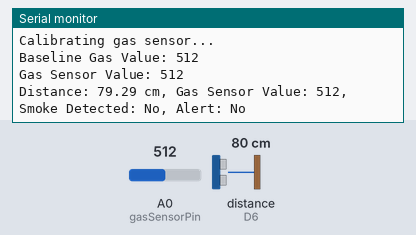
Bench run of a sketch on a simulated ESP8266 (NodeMCU). On the bench: the last lines printed to the serial monitor. Wiring (inferred from the names in the program): ultrasonic range finder: trigger D5; echo D6. The test bench sets the inputs (shaded band); at power-on: distance to the obstacle (sensor on D6) 80 cm, A0 (gasSensorPin) = 512. The echo pulse lasts 58.3 µs per cm; WiFi joins after 1.5 s; servers stay silent unless stated; uploads are accepted with an empty reply.

Above: at 7.7 s.
7.8 s: distance to the obstacle (sensor on D6) set to 7 cm
9.3 s: distance to the obstacle (sensor on D6) set to 4 cm
At 12.1 s:
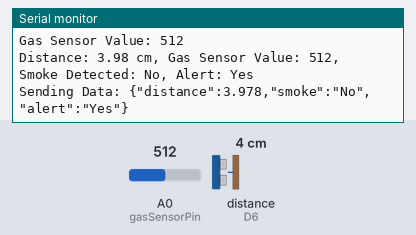
13.0 s: A0 (gasSensorPin) set to 649
14.5 s: A0 (gasSensorPin) set to 676
At 17.5 s:
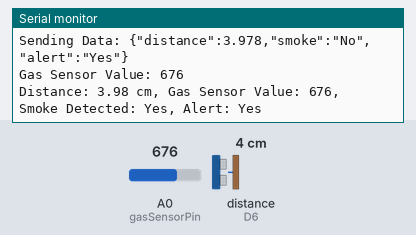

Measured:
- the behaviour switches between 6 and 5 cm on distance to the obstacle (sensor on D6) (found by bisection; images 0 and 1)
- the behaviour switches between 665 and 666 on A0 (gasSensorPin) (found by bisection; images 1 and 2)
- after the input at 9.3 s, the serial monitor: prints a new line after 2.2 s (image 1)
- after the input at 14.5 s, the serial monitor: prints a new line after 2.2 s (image 2)

The sketch:

IOTWASTE.ino
```cpp
#include <ESP8266WiFi.h>
#include <ESP8266HTTPClient.h>
#include <ArduinoJson.h>
#include <WiFiClientSecureBearSSL.h>

// WiFi Credentials
const char* ssid = "Karthi";
const char* password = "karthi11";

// Google Apps Script Webhook URL
const char* serverName = "https://script.google.com/macros/s/AKfycbzucsh7nbFMkp6guf4NK15Bjx2h3iiTcw378rtCxppfC3vAr_pgoKsvkrNRqNKMvaFu/exec";
// Sensor Pins
const int trigPin = D5;
const int echoPin = D6;
const int gasSensorPin = A0;

int baselineGas = 0;  // Stores gas sensor baseline value
String lastAlertStatus = "No"; // Stores last alert status to avoid spam emails

void connectToWiFi() {
    Serial.print("Connecting to WiFi...");
    WiFi.begin(ssid, password);

    int attempt = 0;
    while (WiFi.status() != WL_CONNECTED && attempt < 20) {
        delay(500);
        Serial.print(".");
        attempt++;
    }

    if (WiFi.status() == WL_CONNECTED) {
        Serial.println("\nConnected to WiFi");
        Serial.print("IP Address: ");
        Serial.println(WiFi.localIP());
    } else {
        Serial.println("\nWiFi connection failed!");
    }
}

//  **Calibrate Gas Sensor** (sets baseline air value)
void calibrateGasSensor() {
    Serial.println("Calibrating gas sensor...");
    int sum = 0;

    for (int i = 0; i < 50; i++) {
        sum += analogRead(gasSensorPin);
        delay(100);
    }

    baselineGas = sum / 50;  // Set baseline
    Serial.print("Baseline Gas Value: ");
    Serial.println(baselineGas);
}

//  **Measure Distance Using Ultrasonic Sensor**
float getDistance() {
    digitalWrite(trigPin, LOW);
    delayMicroseconds(2);
    digitalWrite(trigPin, HIGH);
    delayMicroseconds(10);
    digitalWrite(trigPin, LOW);

    long duration = pulseIn(echoPin, HIGH);
    float distance = duration * 0.034 / 2;

    if (distance <= 0 || distance > 400) { // Sanity check
        Serial.println("Invalid distance detected, ignoring...");
        return -1;
    }

    return distance;
}

// **Detect Smoke (Dynamic Threshold)**
String getSmokeStatus() {
    int gasValue = analogRead(gasSensorPin);

    Serial.print("Gas Sensor Value: ");
    Serial.println(gasValue);

    return (gasValue > baselineGas * 1.3) ? "Yes" : "No";  // Adjust sensitivity (1.3 = 30% higher)
}

// **Send Data to Google Sheets**
bool sendDataToServer(float distance, String smokeStatus, String alertStatus) {
    if (WiFi.status() != WL_CONNECTED) {
        Serial.println("WiFi disconnected! Reconnecting...");
        connectToWiFi();
        return false;
    }

    std::unique_ptr<BearSSL::WiFiClientSecure> client(new BearSSL::WiFiClientSecure);
    client->setInsecure();  // Disable SSL verification

    HTTPClient http;
    http.begin(*client, serverName);
    http.addHeader("Content-Type", "application/json");

    StaticJsonDocument<200> jsonDoc;
    jsonDoc["distance"] = distance;
    jsonDoc["smoke"] = smokeStatus;
    jsonDoc["alert"] = alertStatus;

    String jsonData;
    serializeJson(jsonDoc, jsonData);

    Serial.print("Sending Data: ");
    Serial.println(jsonData);

    int httpResponseCode = http.POST(jsonData);
    http.end();

    return httpResponseCode > 0;
}

void setup() {
    Serial.begin(115200);
    connectToWiFi();
    pinMode(trigPin, OUTPUT);
    pinMode(echoPin, INPUT);
    pinMode(gasSensorPin, INPUT);

    calibrateGasSensor(); // **Auto-calibrate gas sensor**
}

void loop() {
    float distance = getDistance();
    String smokeStatus = getSmokeStatus();

    String alertStatus = (distance > 0 && distance < 5) ? "Yes" : "No";  // **Alert when distance < 5 cm**

    Serial.print("Distance: ");
    Serial.print(distance);
    Serial.print(" cm, Gas Sensor Value: ");
    Serial.print(analogRead(gasSensorPin));
    Serial.print(", Smoke Detected: ");
    Serial.print(smokeStatus);
    Serial.print(", Alert: ");
    Serial.println(alertStatus);

    // **Prevent spam: Only send data if alert status changes**
    if (distance > 0 && alertStatus != lastAlertStatus) {
        sendDataToServer(distance, smokeStatus, alertStatus);
        lastAlertStatus = alertStatus;  // Update last alert status
    }

    delay(5000);  // Wait 5 seconds before next reading
}
```
